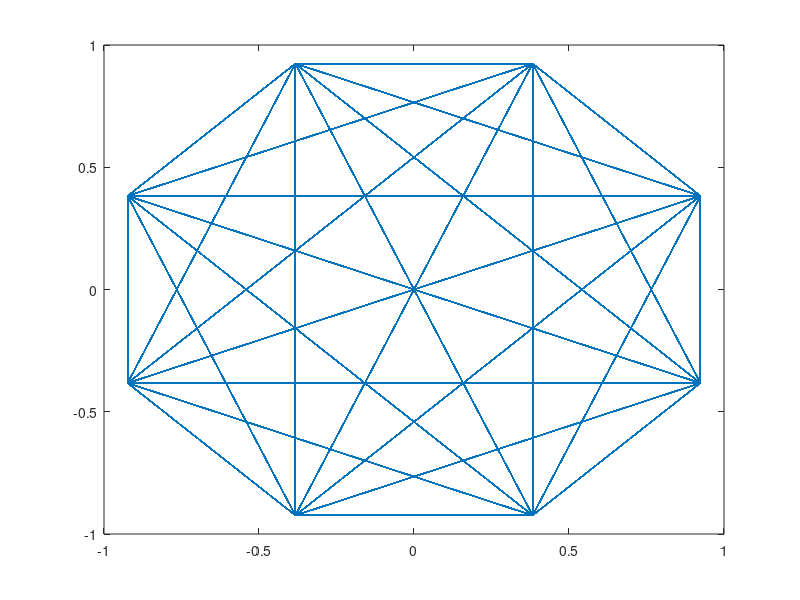

MATLAB code for this plot: (Note: this script raises an error after producing the figure.)

%% Comparaison du modulateur DVS-S avec un des modulateurs propos ́es par le DVB-S2

clear all 
close all

% Données 

% Fréquence d'echantillonnage
Fe = 6000; % Hz
Te = 1/Fe;

% Fréquence porteuse
fp = 2000;

alpha = 0.2; % roll off



% nombre de symbole
M = 8; % ordre de modulation
nb_sym = log2(M);

% Débit binaire 
Rb = 3000; % bits/s

Tb = 1/Rb; 

% la durée symbole
Ts = nb_sym*Tb; 

% Facteur de suréchantillonage 
Ns = Ts/Te;

L = 8 ;

%% 
% une transmission au format DVB-S2
% avec mapping 8-PSK  (Quadrature Phase Shift Keying)
% filtre de mise en forme : racine de cosinus surélevé de roll off 0.2



% Construction du signal modulé
% Signal a transmettre 
taille = 10000; %le nombre de bits qu'on ve transmettre
transmettre = randi([0, M - 1], 1, taille); %génére aléatoirement taille bits

%echelle = (0:Te:taille*Ts-Te);

% Mapping : dk = ak +- i*bk

% Mapping permettant d'obtenir dk
dk = pskmod(transmettre, M, pi / M);
ak = real(dk);
bk = imag(dk);

plot(dk)
mat = zeros(1,Ns); 
mat(1)= 1; 

ak_diracs = kron(ak, mat);
bk_diracs = kron(bk, mat);

%Filtre de mise en forme
%racine de cosinus sur eleve en prenant en compte le retard

h = rcosdesign(alpha, L, Ns, 'sqrt');

ordre = length(h);
ak_diracs = [ak_diracs zeros(1,(ordre-1)/2)]; % on prend on compte le retard
I = filter(h,1,ak_diracs); % la convolution avec la porte
I = I((ordre+1)/2 :end);


bk_diracs = [bk_diracs zeros(1,(ordre-1)/2)];
Q = filter(h,1,bk_diracs); % la convolution avec la porte
Q = Q((ordre+1)/2 :end);

% Le signal transmis sur fréquence porteuse
x =  I + 1i * Q;


%% Tracé des signaux en phase et en quadrature
t = (0:length(I)-1)*Te; % échelle de temps
% Les constellations en sortie du mapping et de l’échantillonneur
figure(1);
plot(ak, bk, 'b*');
xlim([-1.5 1.5]);
ylim([-1.5 1.5]);
title('Les constellations en sortie du mapping')
xlabel('I');
ylabel('Q');


figure(2);
subplot(2,1,1)
plot(t, I, 'b');
title('Signal généré sur la voie en phase I');
xlabel('Temps (s)');
ylabel('Amplitude');
subplot(2,1,2)
plot(t, Q, 'r');
xlabel('Temps (s)');
ylabel('Amplitude');
title('Signal généré sur la voie en quadrature Q');


%%  Ajout du Bruit 

%Signal a bruit par bit souhaité a l entrée du récepteur Eb/N0
dB = 90;
Eb_N0 = 10^(dB/10);

P_x = mean(abs(x).^2); % Puissance du Signal modulé en fréquence

P_b = (P_x*Ns)/(2*log2(M)*(Eb_N0)); % Puissance du bruit

sigma = sqrt(P_b);
bruit = sigma*randn(1,length(x)) + 1i * (sigma * randn(1, length(x)));

signal_bruite = x + bruit;

x_recu = x;


% Trac ́e de la densité spectrale de puissance des signaux g ́en ́er ́es sur les voies en phase et en quadrature.


% DSP pratique
DSP_1=pwelch(x_recu,[],[],[],Fe,'twosided'); 
DSP_2=pwelch(I,[],[],[],Fe,'twosided');
DSP_3=pwelch(Q,[],[],[],Fe,'twosided'); 


save('DSP_DVB_S2.mat', 'DSP_1')

f = linspace(-Fe/2,Fe/2, length(DSP_1));
figure(4)
plot(f,10*log10(fftshift(DSP_1)),"g"); 
hold on;
plot(f,10*log10(fftshift(DSP_2)),"b"); 
hold on;
plot(f,10*log10(fftshift(DSP_3)),"r"); 
legend('DSP de x_e(t)','DSP de I(t)','DSP de Q(t)')
hold off;
xlabel("Fréquence (Hz)");
ylabel("DSPs");
title("Comparaison de DSP");

% Tracé DSP théorique 
% TODO 

% voir dans le cours : Sx(f) = 1/4 * (Sxe(f - fp) + Sxe(-f-fp))
% avec Sxe(f) = voir cours page 38.

% % H(f)
% f = linspace(-Fc,Fc,length(pb_freq));
% H = (Ts)*sinc(Ts*f);
% H_abs =  abs(fftshift(H));
% figure(12)
% plot(linspace(-Fc,Fc,length(pb_freq)),H_abs) % la Réponse en frequence du filtre canal.
% xlabel("Fréquence en Hz")
% ylabel("|H(f)|");
% title("Passe-bas en fréquence");

%
% Démodulation 



% Filtre de reception :  filtre en racine de cosinus surélevé de roll-off 0.35
%Cela permet de respecter le critère de Nyquist et de limiter l'interférence intersymbole. 
%Il est recommandé d'utiliser un filtre adapté à la forme du signal transmis pour obtenir les meilleures performances de démodulation.
hr = rcosdesign(alpha, L, Ns,'sqrt');

ordre = length(hr);
x_recu = [x_recu zeros(1,(ordre-1)/2)];
filt_recep_signal = filter(hr,1,x_recu); % la convolution avec la porte
filt_recep_signal = filt_recep_signal((ordre+1)/2 :end);


% Le diagramme de l’oeil en sortie du filtre de réception
% Ou la partie reelle
diagramme_oeil = reshape(imag(filt_recep_signal), Ns, length(imag(filt_recep_signal)) / Ns);
figure(5);
plot(diagramme_oeil);
title("Diagramme de l'oeil sans bruit du signal reçu");
xlabel('Temps en secondes');

% echantillonnage 
n0 = 1; 
echantillon_signal = filt_recep_signal(n0:Ns:end); 
% Les constellations en sortie du mapping et de l’échantillonneur
    figure(42);
    plot(real(echantillon_signal), imag(echantillon_signal), 'r*');
    hold on;
    plot(ak, bk, 'b*');
    legend('Les constellations en sortie du mapping','Les constellations en sortie de l’échantillonneur')
    xlabel('I');
    ylabel('Q');


%% Decision sur les bits 

% Detecteur à seuil
bits_decides = pskdemod(echantillon_signal, M, pi / M);


% Calcul du TEB
TEB = length(find(bits_decides ~= transmettre)) / length(transmettre)

%% Trac ́e du taux d’erreur binaire obtenu en fonction du rapport signal `a bruit par bit `a l’entr ́ee du r ́ecepteur pour des valeurs allant de 0 `a 6 dB.
TEB_pratique = [];
TEB_theorique = [];
for db = 0:0.5:6
    Eb_N0 = 10^(db/10);
    P_x = mean(abs(x).^2); % Puissance du Signal modulé en fréquence
    P_b = (P_x*Ns)/(2*log2(M)*(Eb_N0)); % Puissance du bruit
    sigma = sqrt(P_b);
    bruit = sigma*randn(1,length(x)) + 1i * (sigma * randn(1, length(x)));
    % passage dans le canal
    x_bruite = x + bruit;
    x_choisi = x_bruite;



    % Filtre de reception :  filtre en racine de cosinus surélevé de roll-off 0.35
    %Cela permet de respecter le critère de Nyquist et de limiter l'interférence intersymbole. 
    %Il est recommandé d'utiliser un filtre adapté à la forme du signal transmis pour obtenir les meilleures performances de démodulation.
    hr = rcosdesign(alpha, L, Ns,'sqrt');

    ordre = length(hr);
    
    x_bruite = [x_bruite zeros(1,(ordre-1)/2)];
    filt_recep_signal = filter(hr,1,x_bruite); % la convolution avec la porte
    filt_recep_signal = filt_recep_signal((ordre+1)/2 :end);

    % echantillonnage 
    n0 = 1; 
    echantillon_signal = filt_recep_signal(n0:Ns:end); 
    
    % Les constellations en sortie du mapping et de l’échantillonneur
    figure;
    plot(real(echantillon_signal), imag(echantillon_signal), 'r*');
    hold on;
    plot(ak, bk, 'b*');
    legend('Les constellations en sortie du mapping','Les constellations en sortie de l’échantillonneur')
    xlabel('I');
    ylabel('Q');
    title(['dB = ' num2str(db)]);
    % Detecteur à seuil
    bits_decides = pskdemod(echantillon_signal, M, pi / M);


    % Calcul du TEB
    TES_bis = length(find(bits_decides ~= transmettre)) / length(transmettre);
    TEB_bis = TES_bis/log2(M);
    TEB_pratique = [TEB_pratique TEB_bis];
    TEB_t = (2 / log2(M)) * qfunc(sqrt(2 *log2(M)* Eb_N0) * sin(pi / M));
    TEB_theorique = [TEB_theorique TEB_t];

    

end 

figure(50)
semilogy(0:0.5:6,TEB_theorique);
hold on;
semilogy(0:0.5:6,TEB_pratique,'g');
hold off
xlabel("E_b/N_0")
ylabel("TEB")
legend("TEB_{theorique}","TEB_{pratique}")
title("Comparaison des TEB pratique et théorique")

save('TEB_DVB_S2.mat', 'TEB_pratique')


%%














